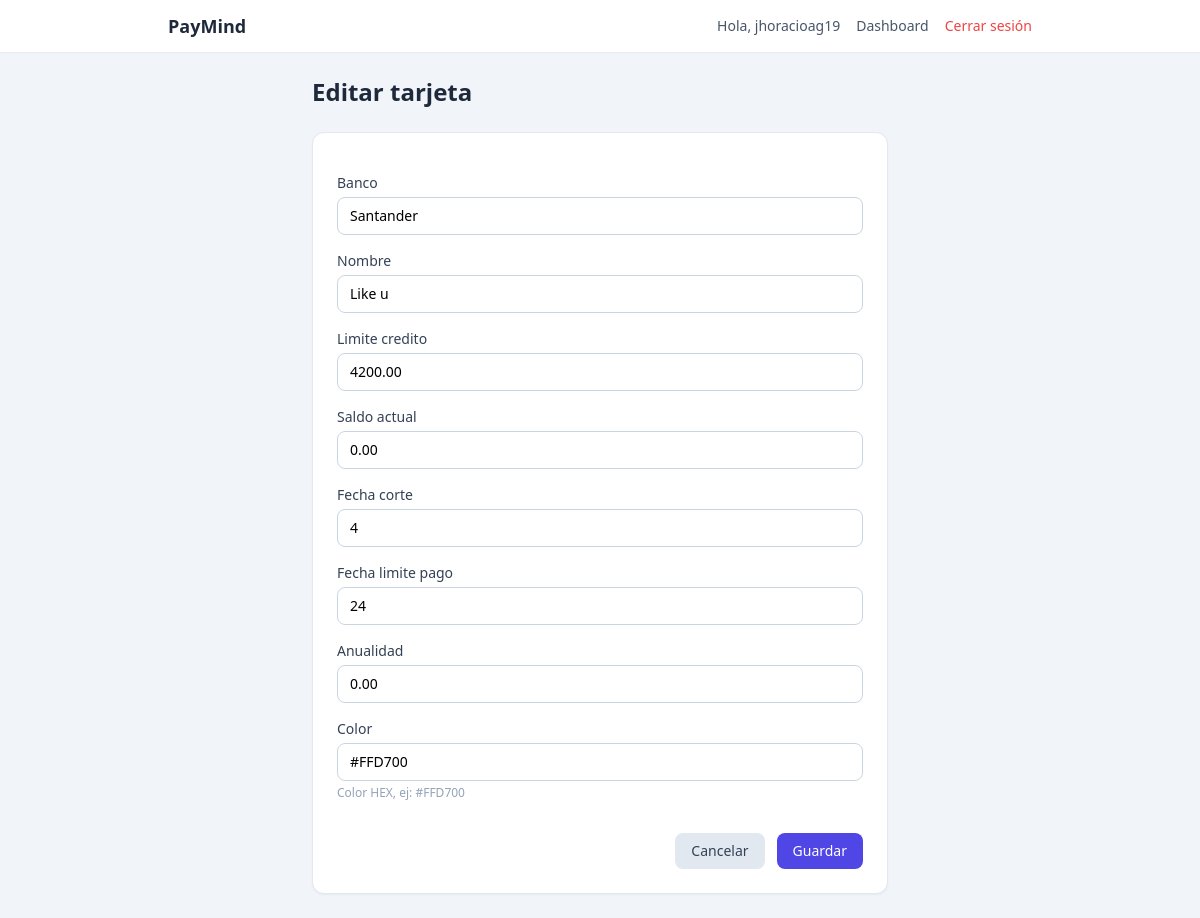
The app's page /cards/11/editar/ (signed in) with its own data.
### cards/models.py (models this page shows, shortened)
class Card(models.Model):
    user = models.ForeignKey(User, on_delete=models.CASCADE, related_name='cards')
    banco = models.CharField(max_length=100)
    nombre = models.CharField(max_length=100)
    limite_credito = models.DecimalField(max_digits=10, decimal_places=2)
    saldo_actual = models.DecimalField(max_digits=10, decimal_places=2)
    fecha_corte = models.PositiveSmallIntegerField()
    fecha_limite_pago = models.PositiveSmallIntegerField()
    anualidad = models.DecimalField(
        max_digits=10,
        decimal_places=2,
        null=True,
        blank=True
    )
    color = models.CharField(max_length=7, help_text="Color HEX, ej: #FFD700")
    created_at = models.DateTimeField(auto_now_add=True)

### cards/views.py (the view)
# urls.py: path('cards/<int:pk>/editar/', card_update, name='card_update'),
@login_required
def card_update(request, pk):
    card = get_object_or_404(Card, pk=pk, user=request.user)
    if request.method == 'POST':
        form = CardForm(request.POST, instance=card)
        if form.is_valid():
            form.save()
            return redirect('cards_list')
    else:
        form = CardForm(instance=card)
    return render(request, 'cards/card_form.html', {'form': form, 'title': 'Editar tarjeta'})

### cards/forms.py (shortened to what this page needs)
class CardForm(forms.ModelForm):
    class Meta:
        model = Card
        exclude = ['user', 'created_at']
        widgets = {
            'banco': forms.TextInput(attrs={'class': BASE_INPUT_CLASSES}),
            'nombre': forms.TextInput(attrs={'class': BASE_INPUT_CLASSES}),
            'limite_credito': forms.NumberInput(attrs={'class': BASE_INPUT_CLASSES, 'step': '0.01'}),
            'saldo_actual': forms.NumberInput(attrs={'class': BASE_INPUT_CLASSES, 'step': '0.01'}),
            'fecha_corte': forms.NumberInput(attrs={'class': BASE_INPUT_CLASSES, 'min': 1, 'max': 31}),
            'fecha_limite_pago': forms.NumberInput(attrs={'class': BASE_INPUT_CLASSES, 'min': 1, 'max': 31}),
            'anualidad': forms.NumberInput(attrs={'class': BASE_INPUT_CLASSES, 'step': '0.01'}),
            'color': forms.TextInput(attrs={'class': BASE_INPUT_CLASSES, 'placeholder': '#FFD700'}),
        }

### templates/cards/card_form.html (shortened to what this page needs)
{% extends 'base.html' %}
{% block content %}
<div class="max-w-xl mx-auto">
    <h1 class="text-2xl font-bold text-slate-800 mb-6">
        {{ title }}
    </h1>
    <form method="post" class="space-y-4 bg-white p-6 rounded-xl shadow-sm border border-slate-200">
{% for field in form %}
    <div class="space-y-1">
        <label class="block text-sm font-medium text-slate-700">
            {{ field.label }}
        </label>
        {{ field }}
        {% if field.help_text %}
            <p class="text-xs text-slate-400">{{ field.help_text }}</p>
        {% endif %}
    </div>
{% endfor %}
        <div class="flex items-center justify-end gap-3 pt-4">
            <a href="{% url 'cards_list' %}"
               class="px-4 py-2 rounded-lg bg-slate-200 text-slate-700 hover:bg-slate-300 text-sm">
                Cancelar
            </a>
            <button type="submit"
                    class="px-4 py-2 rounded-lg bg-indigo-600 text-white hover:bg-indigo-700 text-sm">
                Guardar
            </button>
        </div>
    </form>
</div>
{% endblock %}

### templates/base.html (shortened to what this page needs)
<!DOCTYPE html>
<html lang="es">
<head>
    <script src="https://cdn.tailwindcss.com"></script>
</head>
<body class="bg-slate-100 min-h-screen">
    <header class="bg-white shadow-sm">
        <div class="max-w-4xl mx-auto px-4 py-3 flex items-center justify-between">
            <a href="{% url 'cards_list' %}" class="text-lg font-semibold text-slate-800">
                PayMind
            </a>
                <nav class="flex items-center gap-4 text-sm">
                    {% if user.is_authenticated %}
                        <span class="text-slate-600">
                            Hola, <span class="font-medium">{{ user.username }}</span>
                        </span>
                        <a href="{% url 'cards_list' %}" class="text-slate-600 hover:text-slate-900">
                            Dashboard
                        </a>
                        <a href="{% url 'logout' %}" class="text-red-500 hover:text-red-600 font-medium">
                            Cerrar sesión
                        </a>
                    {% endif %}
                </nav>
        </div>
    </header>
    <main class="max-w-4xl mx-auto px-4 py-4 md:py-6">
        {% block content %}
        {% endblock %}
    </main>
</body>
</html>

### records on screen
Card: form "Santander" "Like u" "4200.00" "0.00" "4" "24" "0.00" "#FFD700"

### other values on screen
{{ user.username }} "jhoracioag19"
{{ title }} "Editar tarjeta"
{{ field.label }} "Banco" "Nombre" "Limite credito" "Saldo actual" "Fecha corte" "Fecha limite pago" "Anualidad" "Color"
{{ field.help_text }} "Color HEX, ej: #FFD700"
